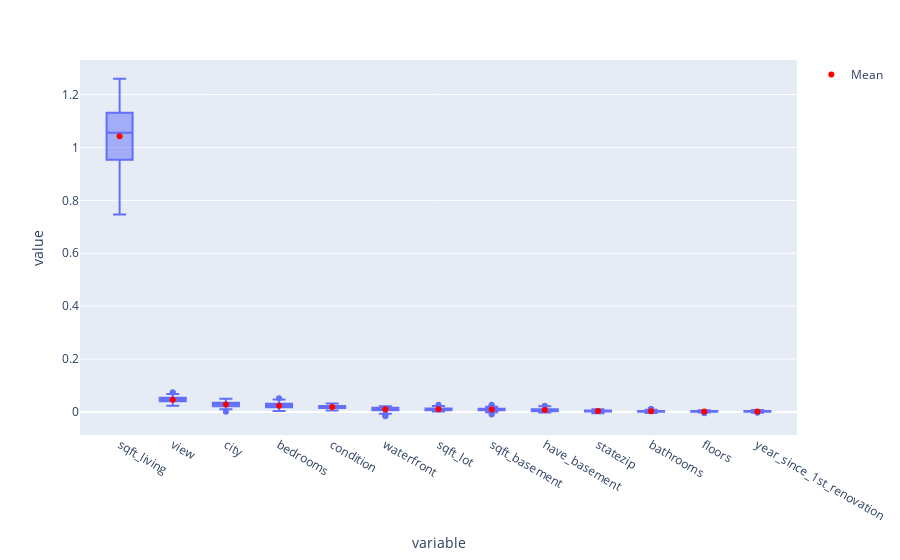

Notebook cell for this chart:
### Code cell
import plotly.express as px
import plotly.graph_objects as go

# create df with columns = each feature, rows = score for each permutation each cv (600 in your case)
df_results = pd.DataFrame(data=perm.results_, columns=X.columns)
# feat_imps values will be same as perm.feature_importances_, but as a pd.Series with index labels corresponding to the feature names
feat_imps = df_results.mean().sort_values(ascending=False)
# reorder columns from most to least important
df_results = df_results[feat_imps.index]
# create boxplots of full results. pd.melt() is a handy way to reformat into a longform dataframe that plays well with plotly express.
fig = px.box(df_results.melt(), x='variable', y='value', orientation='v')
# add a marker showing the mean feature importance for each
fig.add_trace(go.Scatter(x=feat_imps.index, y=feat_imps.values, mode='markers', marker=dict(color='red'), name = 'Mean'))
fig

### Figure 1 — Plotly figure (JSON) as saved in the notebook; plotly's stock layout.template omitted (floating-point values rounded to 4 significant figures; data arrays with more than 128 entries replaced by an {"elided": "..."} marker saying what was removed)
{"data": [{"alignmentgroup": "True", "hovertemplate": "variable=%{x}<br>value=%{y}<extra></extra>", "legendgroup": "", "marker": {"color": "#636efa"}, "name": "", "notched": false, "offsetgroup": "", "orientation": "v", "showlegend": false, "type": "box", "x": {"elided": "1625 str values"}, "x0": " ", "xaxis": "x", "y": {"elided": "1625 float values"}, "y0": " ", "yaxis": "y"}, {"marker": {"color": "red"}, "mode": "markers", "name": "Mean", "type": "scatter", "x": ["sqft_living", "view", "city", "bedrooms", "condition", "waterfront", "sqft_lot", "sqft_basement", "have_basement", "statezip", "bathrooms", "floors", "year_since_1st_renovation"], "y": [1.043, 0.04627, 0.02844, 0.02369, 0.01881, 0.009815, 0.009782, 0.009056, 0.006778, 0.003342, 0.002205, 0.001762, 0.001716]}], "layout": {"boxmode": "group", "legend": {"tracegroupgap": 0}, "margin": {"t": 60}, "xaxis": {"anchor": "y", "domain": [0, 1], "title": {"text": "variable"}}, "yaxis": {"anchor": "x", "domain": [0, 1], "title": {"text": "value"}}}}
